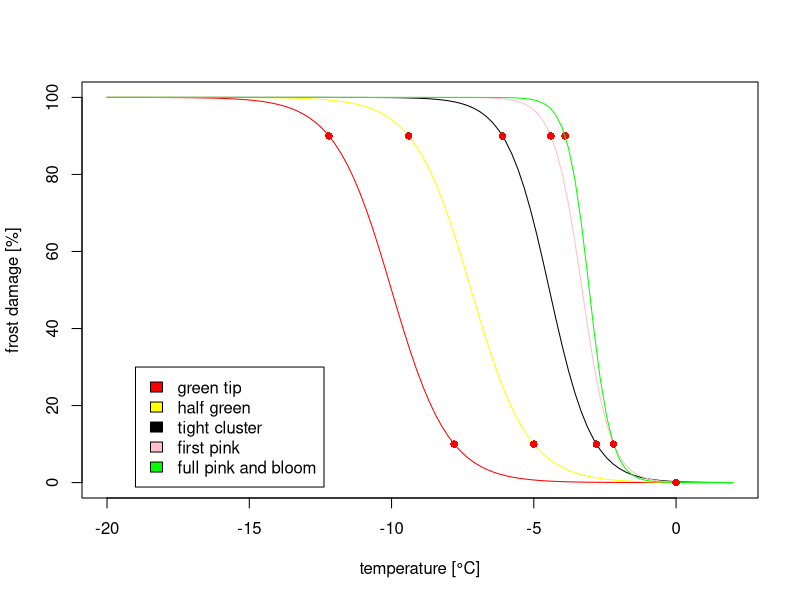

Source code (R):
#fit sigmoide curves for frost damage depending on temperature####
#define sigmoid curve
sigmoid <- function(x, L, k, x0) {
  L / (1 + exp(-k * (x - x0)))
}


residual <- function(params, x, y) {
  k <- params[1]
  x0 <- params[2]
  y_pred <- 1 / (1 + exp(-k * (x - x0)))# L could be set to 1 i.e. 100% damage
  sum((y - y_pred)^2)  # Sum of squared errors
}

#function to compute temperature in °C from data in °F 
fahrenheit_to_celsius<-function(Temp){
  celsius<-(Temp-32)*(5/9)
  return(celsius)
}

#read in critical temperatures and transform to °C 
crit_temp<-read.csv2("data/crit_temp_ballard.csv")
crit_temp$kill_10_C<-round(fahrenheit_to_celsius(crit_temp$kill_10_F),digits = 1)
crit_temp$kill_90_C<-round(fahrenheit_to_celsius(crit_temp$kill_90_F),digits = 1)

crit_temp$k_fit<-rep(NA, 9)
crit_temp$x0_fit<-rep(NA, 9)

#fit sigmoid frost damage curves for all stages
for(i in 1:9){#for 9 stages used in Ballard et al. 1981
  x_points<-c(0, crit_temp[i,]$kill_10_C, crit_temp[i,]$kill_90_C)
  y_points <- c(0,0.1, 0.9)
  initial_params <- c(k = 1, x0 = mean(crit_temp[i,]$kill_10_C, crit_temp[i,]$kill_90_C))
  fit <- optim(
    par = initial_params,
    fn = residual,
    x = x_points,
    y = y_points
  )
  crit_temp$k_fit[i] <- fit$par[1]
  crit_temp$x0_fit[i] <- fit$par[2]
}

# Generate data for plotting
x_vals <- seq(-20, 2, length.out = 100)

y_vals_silver_tip <- 1 / (1 + exp(-crit_temp[1,]$k_fit * (x_vals - crit_temp[1,]$x0_fit)))
y_vals_green_tip <- 1 / (1 + exp(-crit_temp[2,]$k_fit * (x_vals - crit_temp[2,]$x0_fit)))
y_vals_half_green <- 1 / (1 + exp(-crit_temp[3,]$k_fit * (x_vals - crit_temp[3,]$x0_fit)))
y_vals_tight_cluster <- 1 / (1 + exp(-crit_temp[4,]$k_fit * (x_vals - crit_temp[4,]$x0_fit)))
y_vals_first_pink <- 1 / (1 + exp(-crit_temp[5,]$k_fit * (x_vals - crit_temp[5,]$x0_fit)))
y_vals_full_pink <- 1 / (1 + exp(-crit_temp[6,]$k_fit * (x_vals - crit_temp[6,]$x0_fit)))
y_vals_first_bloom <- 1 / (1 + exp(-crit_temp[7,]$k_fit * (x_vals - crit_temp[7,]$x0_fit)))
y_vals_full_bloom <- 1 / (1 + exp(-crit_temp[8,]$k_fit * (x_vals - crit_temp[8,]$x0_fit)))
y_vals_post_bloom <- 1 / (1 + exp(-crit_temp[9,]$k_fit * (x_vals - crit_temp[9,]$x0_fit)))

# Plot curves ####

png("figures/plot_sigmoide_curves_percent.png", width = 6000, height = 4500, res = 600)
plot(x_points, y_points*100, pch = 16, col = "red", xlab = "temperature [°C]",
     ylab = "frost damage [%]",
     #main = "Fitted Sigmoid",
     xlim = c((-20),2), ylim = c(0,1*100))
#lines(x_vals, y_vals_silver_tip*100, col = "blue")
lines(x_vals, y_vals_green_tip*100, col = "red")
lines(x_vals, y_vals_half_green*100, col = "yellow")
lines(x_vals, y_vals_tight_cluster*100, col = "black")
lines(x_vals, y_vals_first_pink*100, col = "pink")
lines(x_vals, y_vals_full_pink*100, col = "green")
#points(c(0, crit_temp[1,]$kill_10_C, crit_temp[1,]$kill_90_C),y_points*100,pch = 16, col = "red",)
points(c(0, crit_temp[2,]$kill_10_C, crit_temp[2,]$kill_90_C),y_points*100,pch = 16, col = "red",)
points(c(0, crit_temp[3,]$kill_10_C, crit_temp[3,]$kill_90_C),y_points*100,pch = 16, col = "red",)
points(c(0, crit_temp[4,]$kill_10_C, crit_temp[4,]$kill_90_C),y_points*100,pch = 16, col = "red",)
points(c(0, crit_temp[5,]$kill_10_C, crit_temp[5,]$kill_90_C),y_points*100,pch = 16, col = "red",)
legend((-19), 0.3*100, legend = c(#"silver tip",
                                  "green tip","half green","tight cluster","first pink", "full pink and bloom"),
       fill = c(#"blue",
                "red","yellow","black","pink","green"))
dev.off()

#save results
write.csv(crit_temp, "data/crit_temp_and_curve_fit.csv")
